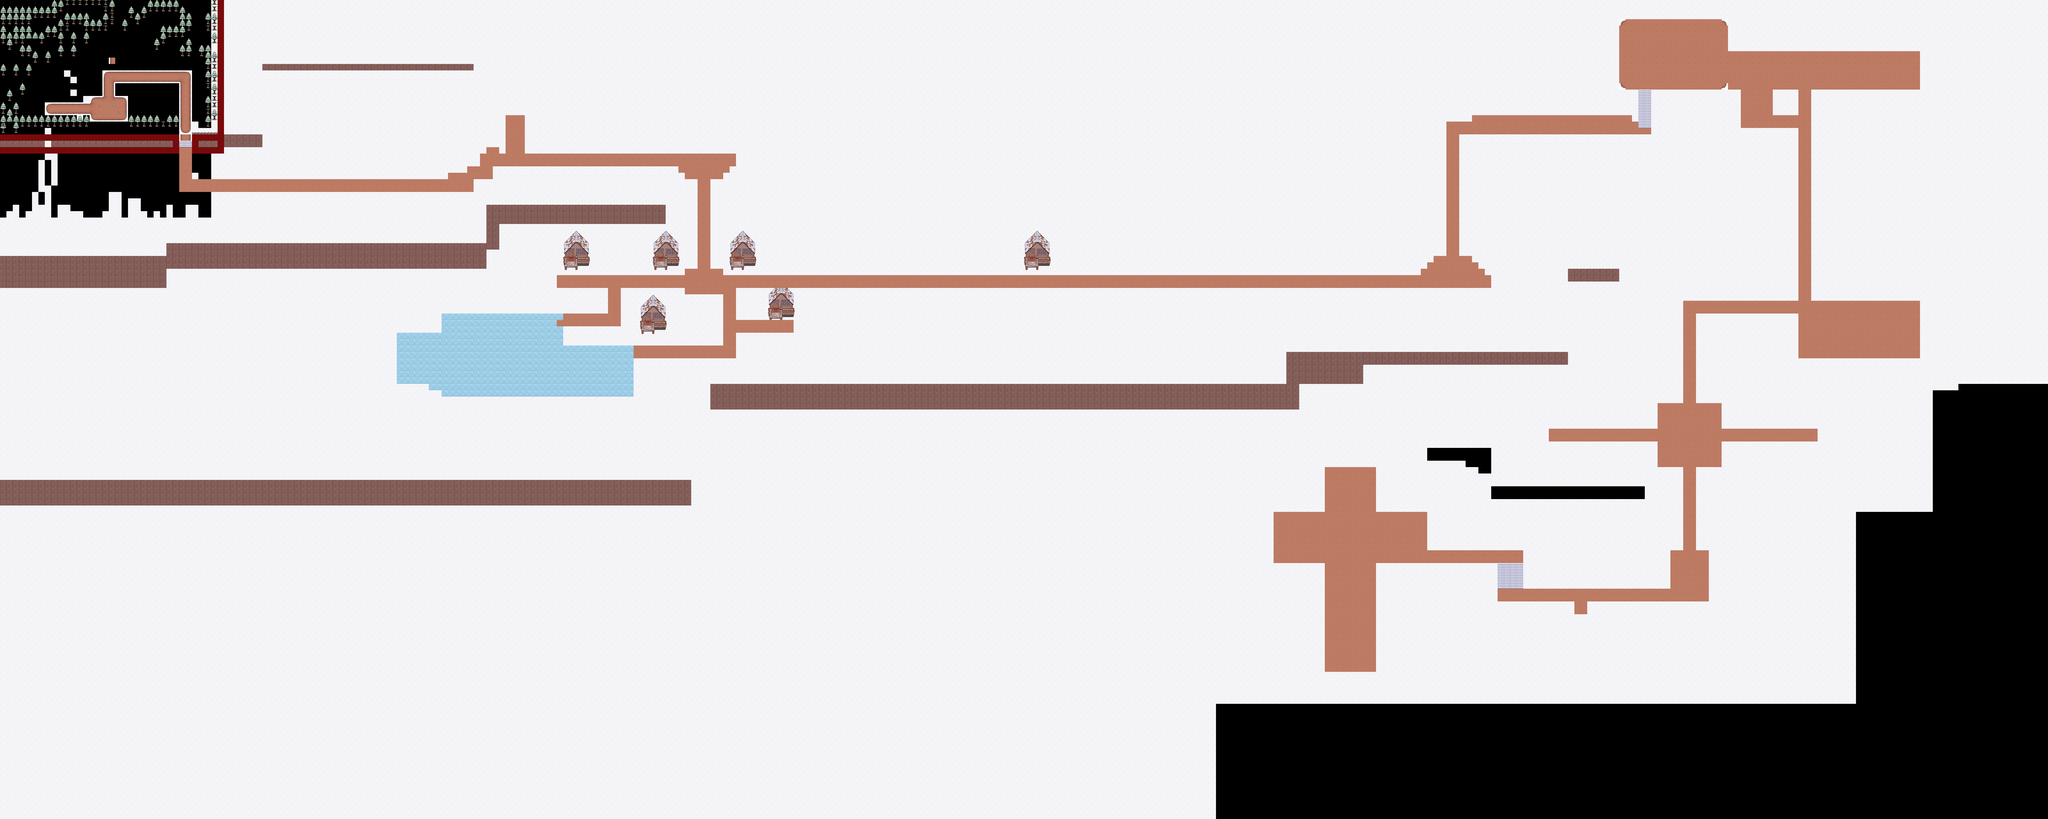

A 2D game scene composited from a Tiled map and its tileset images. What follows is a short description and the map's XML, with each tile layer's data collapsed to a summary:
An orthogonal 320x128 tile map with 32x32 px tiles, 6 tile layers (ground // mapa png, detail todos os detalhes em cima, entidades // player e mob, terreno APAGAAAA, ...), 2 tilesets.

<map version="1.10" tiledversion="1.11.0" orientation="orthogonal" renderorder="right-down" width="320" height="128" tilewidth="32" tileheight="32" infinite="0" nextlayerid="11" nextobjectid="5">
 <editorsettings>
  <export target="../../graphics/tilemap/entities.csv" format="csv" />
 </editorsettings>
 <tileset firstgid="1" source="../tsx/sprites.tsx" />
 <tileset firstgid="257" source="../tsx/boundary.tsx" />
 <layer id="1" name="ground // mapa png" width="320" height="128">
  <data>[40960 cells, 34603 non-empty, 18 distinct tile ids]</data>
 </layer>
 <layer id="7" name="detail todos os detalhes em cima" width="320" height="128">
  <data>[40960 cells, 2363 non-empty, 6 distinct tile ids]</data>
 </layer>
 <layer id="6" name="entidades // player e mob" width="320" height="128">
  <data>[40960 cells, 97 non-empty, 6 distinct tile ids]</data>
 </layer>
 <layer id="4" name="terreno APAGAAAA" width="320" height="128">
  <data>[40960 cells, 965 non-empty, 8 distinct tile ids]</data>
 </layer>
 <layer id="5" name="coisas na verdade vai ser camada de objetos" width="320" height="128">
  <data>[40960 cells, 379 non-empty, 48 distinct tile ids]</data>
 </layer>
 <objectgroup id="10" name="object" />
 <layer id="8" name="boundary" width="320" height="128">
  <data>[40960 cells, 90 non-empty, 1 distinct tile ids]</data>
 </layer>
</map>
